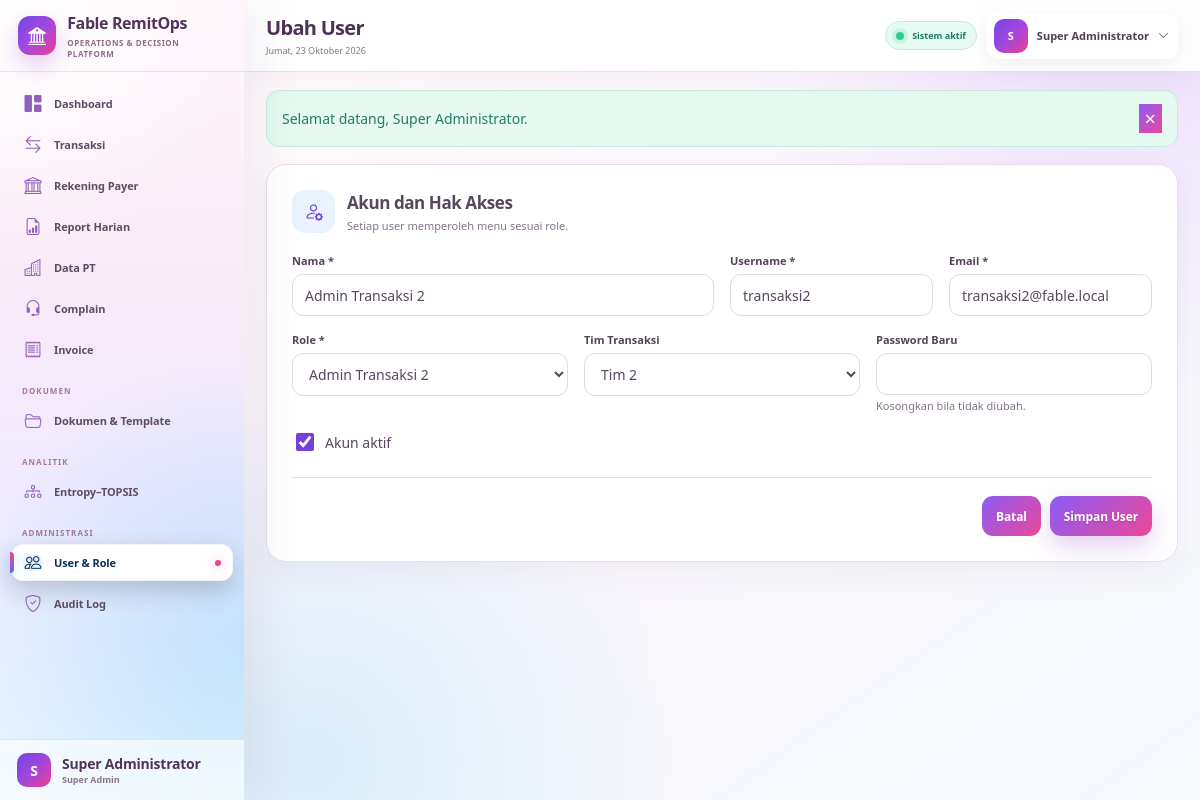
Page /public/users/4/edit (signed in) on the committed database.
### tables this page shows
CREATE TABLE `users` (
  `id` bigint(20) UNSIGNED NOT NULL,
  `role_id` bigint(20) UNSIGNED NOT NULL,
  `name` varchar(150) NOT NULL,
  `username` varchar(80) NOT NULL,
  `email` varchar(190) NOT NULL,
  `password` varchar(255) NOT NULL,
  `transaction_team` tinyint(3) UNSIGNED DEFAULT NULL,
  `is_active` tinyint(1) NOT NULL DEFAULT 1,
  `must_change_password` tinyint(1) NOT NULL DEFAULT 1,
  `last_login_at` datetime DEFAULT NULL,
  `created_at` datetime NOT NULL DEFAULT current_timestamp(),
  `updated_at` datetime NOT NULL DEFAULT current_timestamp() ON UPDATE current_timestamp()
);

CREATE TABLE `roles` (
  `id` bigint(20) UNSIGNED NOT NULL,
  `code` varchar(50) NOT NULL,
  `name` varchar(100) NOT NULL,
  `description` varchar(255) DEFAULT NULL,
  `created_at` datetime NOT NULL DEFAULT current_timestamp()
);

### app/Views/users/form.php (the view)
<?php $e=(bool)$user;$v=fn($k,$d='')=>old($k,$user[$k]??$d); ?>
<div class="form-card"><form method="post" action="<?= $e?url('/users/'.$user['id']):url('/users') ?>"><?= csrf_field() ?><?php if($e)echo method_field('PUT');?><div class="section-title"><i class="bi bi-person-gear"></i><div><h3>Akun dan Hak Akses</h3><p>Setiap user memperoleh menu sesuai role.</p></div></div><div class="row g-3"><div class="col-md-6"><label class="form-label">Nama *</label><input class="form-control" name="name" value="<?= e($v('name')) ?>" required></div><div class="col-md-3"><label class="form-label">Username *</label><input class="form-control" name="username" value="<?= e($v('username')) ?>" required></div><div class="col-md-3"><label class="form-label">Email *</label><input type="email" class="form-control" name="email" value="<?= e($v('email')) ?>" required></div><div class="col-md-4"><label class="form-label">Role *</label><select class="form-select" name="role_id" required><?php foreach($roles as$r):?><option value="<?= $r['id'] ?>" <?= selected($v('role_id'),$r['id']) ?>><?= e($r['name']) ?></option><?php endforeach;?></select></div><div class="col-md-4"><label class="form-label">Tim Transaksi</label><select class="form-select" name="transaction_team"><option value="">Tidak ada</option><?php foreach([1,2,3,4]as$n):?><option value="<?= $n ?>" <?= selected($v('transaction_team'),$n) ?>>Tim <?= $n ?></option><?php endforeach;?></select></div><div class="col-md-4"><label class="form-label"><?= $e?'Password Baru':'Password *' ?></label><input type="password" class="form-control" name="password" <?= $e?'':'required' ?>><small class="text-muted"><?= $e?'Kosongkan bila tidak diubah.':'Minimal 8 karakter.' ?></small></div><div class="col-12"><div class="form-check form-switch"><input class="form-check-input" type="checkbox" name="is_active" id="active" <?= checked((bool)$v('is_active',1)) ?>><label class="form-check-label" for="active">Akun aktif</label></div></div></div><div class="form-actions"><a class="btn btn-light" href="<?= url('/users') ?>">Batal</a><button class="btn btn-primary">Simpan User</button></div></form></div>

### app/Core/Router.php (shortened to what the rows shown need)
<?php
final class Router
{
    private array $routes = [];
    private function add(string $method, string $path, array $handler): void
    {
        $this->routes[] = compact('method', 'path', 'handler');
    }
    public function dispatch(): void
    {
        $method = strtoupper($_POST['_method'] ?? $_SERVER['REQUEST_METHOD'] ?? 'GET');
        $requestPath = parse_url($_SERVER['REQUEST_URI'] ?? '/', PHP_URL_PATH) ?: '/';
        $basePath = parse_url((string) App::config('app.url'), PHP_URL_PATH) ?: '';
        if ($basePath !== '' && str_starts_with($requestPath, $basePath)) {
            $requestPath = substr($requestPath, strlen($basePath)) ?: '/';
        }
        $requestPath = '/' . ltrim($requestPath, '/');
        $requestPath = $requestPath !== '/' ? rtrim($requestPath, '/') : '/';
        foreach ($this->routes as $route) {
            if ($route['method'] !== $method) {
                continue;
            }
            $pattern = preg_replace('#\{([a-zA-Z_][a-zA-Z0-9_]*)\}#', '(?P<$1>[^/]+)', $route['path']);
            if (preg_match('#^' . $pattern . '$#', $requestPath, $matches)) {
                $params = array_filter($matches, 'is_string', ARRAY_FILTER_USE_KEY);
                [$class, $action] = $route['handler'];
                $controller = new $class();
                $controller->{$action}(...array_values($params));
                return;
            }
        }
    }
}

### app/Views/partials/sidebar.php (shortened to what the rows shown need)
<?php
$path = parse_url(
    $_SERVER['REQUEST_URI'] ?? '/',
    PHP_URL_PATH
) ?: '/';
$currentUser = auth_user() ?? [];
$currentRole = (string) ($currentUser['role_code'] ?? '');
$documentRoles = [
    'super_admin',
    'superadmin',
    'supervisor',
    'admin_invoice',
    'invoice',
    'admin_complain',
    'complain',
];
$canOpenDocuments = in_array(
    $currentRole,
    $documentRoles,
    true
);
$active = static function (bool $condition): string {
    return $condition ? 'active' : '';
};
$isDashboard = $path === parse_url(url('/'), PHP_URL_PATH);
$isTransactions = str_contains($path, '/transactions');
$isPayerAccounts = str_contains($path, '/payer-accounts');
$isReports = str_contains($path, '/reports');
$isCompanies = str_contains($path, '/companies');
$isComplaints = str_contains($path, '/complaints');
$isInvoices = str_contains($path, '/invoices');
$isDocuments = str_contains($path, '/documents')
    || str_contains($path, '/document_templates.php')
    || str_contains($path, '/document_template_manager.php')
    || str_contains($path, '/invoice_templates.php')
    || str_contains($path, '/standing_instruction_7.php');
$isAnalysis = str_contains($path, '/analysis');
$isUsers = str_contains($path, '/users');
$isAudit = str_contains($path, '/audit');
$userName = trim(
    (string) ($currentUser['name'] ?? 'Pengguna')
);
$userInitial = strtoupper(
    substr($userName, 0, 1)
);
$userRoleName = trim(
    (string) (
        $currentUser['role_name']
        ?? $currentRole
        ?: 'Pengguna Sistem'
    )
);
?>
<aside
    class="sidebar"
    id="sidebar"
    aria-label="Navigasi utama"
>
    <div class="brand">
        <div class="brand-mark">
            <i class="bi bi-bank2"></i>
        </div>
        <div>
            <strong>
                Fable RemitOps
            </strong>
            <small>
                Operations &amp; Decision Platform
            </small>
        </div>
    </div>
    <nav class="sidebar-nav">
        <a
            class="nav-item <?= $active($isDashboard) ?>"
            href="<?= url('/') ?>"
            <?= $isDashboard
                ? 'aria-current="page"'
                : ''
            ?>
        >
            <i class="bi bi-grid-1x2-fill"></i>
            <span>Dashboard</span>
        </a>
        <?php if (can('transaction.view')): ?>
            <a
                class="nav-item <?= $active($isTransactions) ?>"
                href="<?= url('/transactions') ?>"
                <?= $isTransactions
                    ? 'aria-current="page"'
                    : ''
                ?>
            >
                <i class="bi bi-arrow-left-right"></i>
                <span>Transaksi</span>
            </a>
        <?php endif; ?>
        <?php if (can('payer_account.view')): ?>
            <a
                class="nav-item <?= $active($isPayerAccounts) ?>"
                href="<?= url('/payer-accounts') ?>"
                <?= $isPayerAccounts
                    ? 'aria-current="page"'
                    : ''
                ?>
            >
                <i class="bi bi-bank"></i>
                <span>Rekening Payer</span>
            </a>
        <?php endif; ?>
        <?php if (can('report.view')): ?>
            <a
                class="nav-item <?= $active($isReports) ?>"
                href="<?= url('/reports') ?>"
                <?= $isReports
                    ? 'aria-current="page"'
                    : ''
                ?>
            >
                <i class="bi bi-file-earmark-bar-graph"></i>
                <span>Report Harian</span>
            </a>
        <?php endif; ?>
        <?php if (can('company.view')): ?>
            <a
                class="nav-item <?= $active($isCompanies) ?>"
                href="<?= url('/companies') ?>"
                <?= $isCompanies
                    ? 'aria-current="page"'
                    : ''
                ?>
            >
                <i class="bi bi-buildings"></i>
                <span>Data PT</span>
            </a>
        <?php endif; ?>
        <?php if (can('complaint.view')): ?>
            <a
                class="nav-item <?= $active($isComplaints) ?>"
                href="<?= url('/complaints') ?>"
                <?= $isComplaints
                    ? 'aria-current="page"'
                    : ''
                ?>
            >
                <i class="bi bi-headset"></i>
                <span>Complain</span>
            </a>
        <?php endif; ?>
        <?php if (can('invoice.view')): ?>
            <a
                class="nav-item <?= $active($isInvoices) ?>"
                href="<?= url('/invoices') ?>"
                <?= $isInvoices
                    ? 'aria-current="page"'
                    : ''
                ?>
            >
                <i class="bi bi-receipt"></i>
                <span>Invoice</span>
            </a>
        <?php endif; ?>
        <?php if ($canOpenDocuments): ?>
            <div class="nav-label">
                DOKUMEN
            </div>
            <a
                class="nav-item <?= $active($isDocuments) ?>"
                href="<?= url('/documents') ?>"
                <?= $isDocuments
                    ? 'aria-current="page"'
                    : ''
                ?>
            >
                <i class="bi bi-folder2-open"></i>
                <span>
                    Dokumen &amp; Template
                </span>
            </a>
        <?php endif; ?>
        <?php if (can('analysis.view')): ?>
            <div class="nav-label">
                ANALITIK
            </div>
            <a
                class="nav-item <?= $active($isAnalysis) ?>"
                href="<?= url('/analysis') ?>"
                <?= $isAnalysis
                    ? 'aria-current="page"'
                    : ''
                ?>
            >
                <i class="bi bi-diagram-3"></i>
                <span>
                    Entropy–TOPSIS
                </span>
            </a>
        <?php endif; ?>
        <?php if (
            can('user.manage')
            || can('audit.view')
        ): ?>
            <div class="nav-label">
                ADMINISTRASI
            </div>
        <?php endif; ?>
        <?php if (can('user.manage')): ?>
            <a
                class="nav-item <?= $active($isUsers) ?>"
                href="<?= url('/users') ?>"
                <?= $isUsers
                    ? 'aria-current="page"'
                    : ''
                ?>
            >
                <i class="bi bi-people"></i>
                <span>User &amp; Role</span>
            </a>
        <?php endif; ?>
        <?php if (can('audit.view')): ?>
            <a
                class="nav-item <?= $active($isAudit) ?>"
                href="<?= url('/audit') ?>"
                <?= $isAudit
                    ? 'aria-current="page"'
                    : ''
                ?>
            >
                <i class="bi bi-shield-check"></i>
                <span>Audit Log</span>
            </a>
        <?php endif; ?>
    </nav>
    <div class="sidebar-footer">
        <div class="avatar-sm">
            <?= e($userInitial) ?>
        </div>
        <div class="min-w-0">
            <strong
                class="text-truncate d-block"
            >
                <?= e($userName) ?>
            </strong>
            <small>
                <?= e($userRoleName) ?>
            </small>
        </div>
    </div>
</aside>

### app/Views/partials/topbar.php (shortened to what the rows shown need)
<?php
$dayNames = [
    1 => 'Senin',
    2 => 'Selasa',
    3 => 'Rabu',
    4 => 'Kamis',
    5 => 'Jumat',
    6 => 'Sabtu',
    7 => 'Minggu',
];
$monthNames = [
    1 => 'Januari',
    2 => 'Februari',
    3 => 'Maret',
    4 => 'April',
    5 => 'Mei',
    6 => 'Juni',
    7 => 'Juli',
    8 => 'Agustus',
    9 => 'September',
    10 => 'Oktober',
    11 => 'November',
    12 => 'Desember',
];
$todayLabel = (
    $dayNames[(int) date('N')] ?? ''
)
    . ', '
    . date('d')
    . ' '
    . (
        $monthNames[(int) date('n')]
        ?? ''
    )
    . ' '
    . date('Y');
$currentUser = auth_user() ?? [];
$currentName = trim(
    (string) (
        $currentUser['name']
        ?? 'Pengguna'
    )
);
$initial = strtoupper(
    substr(
        $currentName,
        0,
        1
    )
);
?>
<header
    class="topbar"
    id="appTopbar"
>
    <div class="d-flex align-items-center gap-3">
        <div class="topbar-title">
            <h1>
                <?= e(
                    $title
                    ?? 'Dashboard'
                ) ?>
            </h1>
            <p>
                <?= e($todayLabel) ?>
            </p>
        </div>
    </div>
    <div class="topbar-actions">
        <span class="connection-pill">
            <span></span>
            Sistem aktif
        </span>
        <div
            class="dropdown"
            data-dropdown
        >
            <button
                class="user-menu"
                type="button"
                data-dropdown-toggle
                aria-expanded="false"
            >
                <div class="avatar-sm">
                    <?= e($initial) ?>
                </div>
                <span class="user-menu-name">
                    <?= e($currentName) ?>
                </span>
                <i class="bi bi-chevron-down"></i>
            </button>
        </div>
    </div>
</header>

### rows in the picture
users: name "S", name "Super Administrator", role.name "Super Admin"
users: name "Admin Transaksi 2", username "transaksi2", email "transaksi2@fable.local"

### other values in the picture
$flashMessage "Selamat datang, Super Administrator."
form field role_id "Admin Transaksi 2"
